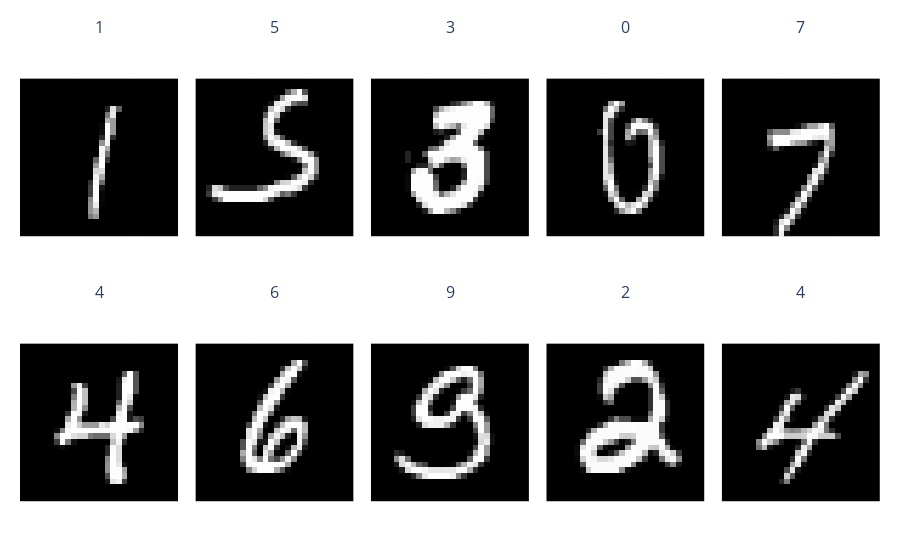

The code cell stored with this chart in its notebook:
### Markdown cell above
## Training Your Network

We've already looked at data loading and training loops earlier in the course, so we'll provide a minimal version of these today as well as the data loading code.

### Code cell
train_loader, test_loader = get_mnist()
visualize(train_loader)

### Figure 1 — Plotly figure (JSON) as saved in the notebook; plotly's stock layout.template omitted (floating-point values rounded to 4 significant figures; data arrays with more than 128 entries replaced by an {"elided": "..."} marker saying what was removed)
{"data": [{"type": "image", "xaxis": "x", "yaxis": "y", "z": {"elided": "28x28x3 int values"}}, {"type": "image", "xaxis": "x2", "yaxis": "y2", "z": {"elided": "28x28x3 int values"}}, {"type": "image", "xaxis": "x3", "yaxis": "y3", "z": {"elided": "28x28x3 int values"}}, {"type": "image", "xaxis": "x4", "yaxis": "y4", "z": {"elided": "28x28x3 int values"}}, {"type": "image", "xaxis": "x5", "yaxis": "y5", "z": {"elided": "28x28x3 int values"}}, {"type": "image", "xaxis": "x6", "yaxis": "y6", "z": {"elided": "28x28x3 int values"}}, {"type": "image", "xaxis": "x7", "yaxis": "y7", "z": {"elided": "28x28x3 int values"}}, {"type": "image", "xaxis": "x8", "yaxis": "y8", "z": {"elided": "28x28x3 int values"}}, {"type": "image", "xaxis": "x9", "yaxis": "y9", "z": {"elided": "28x28x3 int values"}}, {"type": "image", "xaxis": "x10", "yaxis": "y10", "z": {"elided": "28x28x3 int values"}}], "layout": {"annotations": [{"font": {"size": 16}, "showarrow": false, "text": "1", "x": 0.092, "xanchor": "center", "xref": "paper", "y": 1, "yanchor": "bottom", "yref": "paper"}, {"font": {"size": 16}, "showarrow": false, "text": "5", "x": 0.296, "xanchor": "center", "xref": "paper", "y": 1, "yanchor": "bottom", "yref": "paper"}, {"font": {"size": 16}, "showarrow": false, "text": "3", "x": 0.5, "xanchor": "center", "xref": "paper", "y": 1, "yanchor": "bottom", "yref": "paper"}, {"font": {"size": 16}, "showarrow": false, "text": "0", "x": 0.704, "xanchor": "center", "xref": "paper", "y": 1, "yanchor": "bottom", "yref": "paper"}, {"font": {"size": 16}, "showarrow": false, "text": "7", "x": 0.908, "xanchor": "center", "xref": "paper", "y": 1, "yanchor": "bottom", "yref": "paper"}, {"font": {"size": 16}, "showarrow": false, "text": "4", "x": 0.092, "xanchor": "center", "xref": "paper", "y": 0.47, "yanchor": "bottom", "yref": "paper"}, {"font": {"size": 16}, "showarrow": false, "text": "6", "x": 0.296, "xanchor": "center", "xref": "paper", "y": 0.47, "yanchor": "bottom", "yref": "paper"}, {"font": {"size": 16}, "showarrow": false, "text": "9", "x": 0.5, "xanchor": "center", "xref": "paper", "y": 0.47, "yanchor": "bottom", "yref": "paper"}, {"font": {"size": 16}, "showarrow": false, "text": "2", "x": 0.704, "xanchor": "center", "xref": "paper", "y": 0.47, "yanchor": "bottom", "yref": "paper"}, {"font": {"size": 16}, "showarrow": false, "text": "4", "x": 0.908, "xanchor": "center", "xref": "paper", "y": 0.47, "yanchor": "bottom", "yref": "paper"}], "margin": {"b": 20, "l": 20, "r": 20, "t": 40}, "xaxis": {"anchor": "y", "domain": [0, 0.184], "showticklabels": false}, "xaxis10": {"anchor": "y10", "domain": [0.816, 1], "showticklabels": false}, "xaxis2": {"anchor": "y2", "domain": [0.204, 0.388], "showticklabels": false}, "xaxis3": {"anchor": "y3", "domain": [0.408, 0.592], "showticklabels": false}, "xaxis4": {"anchor": "y4", "domain": [0.612, 0.796], "showticklabels": false}, "xaxis5": {"anchor": "y5", "domain": [0.816, 1], "showticklabels": false}, "xaxis6": {"anchor": "y6", "domain": [0, 0.184], "showticklabels": false}, "xaxis7": {"anchor": "y7", "domain": [0.204, 0.388], "showticklabels": false}, "xaxis8": {"anchor": "y8", "domain": [0.408, 0.592], "showticklabels": false}, "xaxis9": {"anchor": "y9", "domain": [0.612, 0.796], "showticklabels": false}, "yaxis": {"anchor": "x", "domain": [0.53, 1], "showticklabels": false}, "yaxis10": {"anchor": "x10", "domain": [0, 0.47], "showticklabels": false}, "yaxis2": {"anchor": "x2", "domain": [0.53, 1], "showticklabels": false}, "yaxis3": {"anchor": "x3", "domain": [0.53, 1], "showticklabels": false}, "yaxis4": {"anchor": "x4", "domain": [0.53, 1], "showticklabels": false}, "yaxis5": {"anchor": "x5", "domain": [0.53, 1], "showticklabels": false}, "yaxis6": {"anchor": "x6", "domain": [0, 0.47], "showticklabels": false}, "yaxis7": {"anchor": "x7", "domain": [0, 0.47], "showticklabels": false}, "yaxis8": {"anchor": "x8", "domain": [0, 0.47], "showticklabels": false}, "yaxis9": {"anchor": "x9", "domain": [0, 0.47], "showticklabels": false}}}
